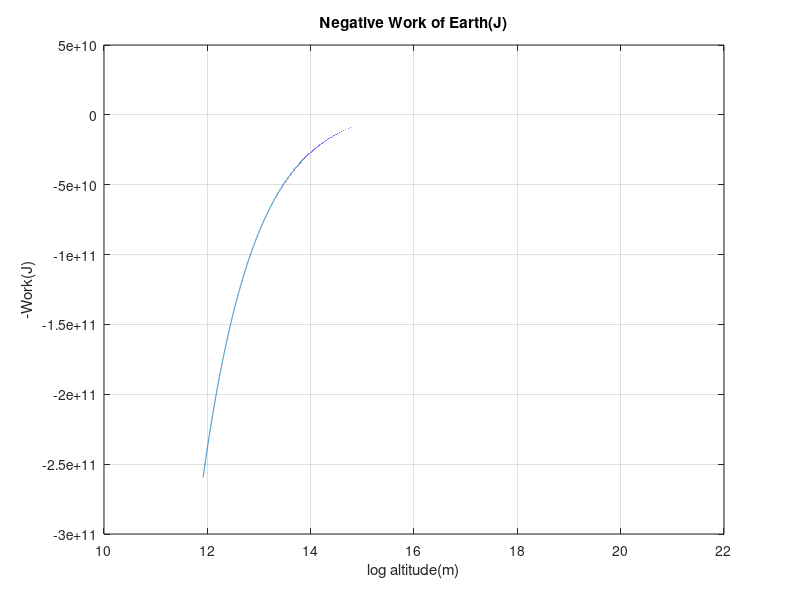
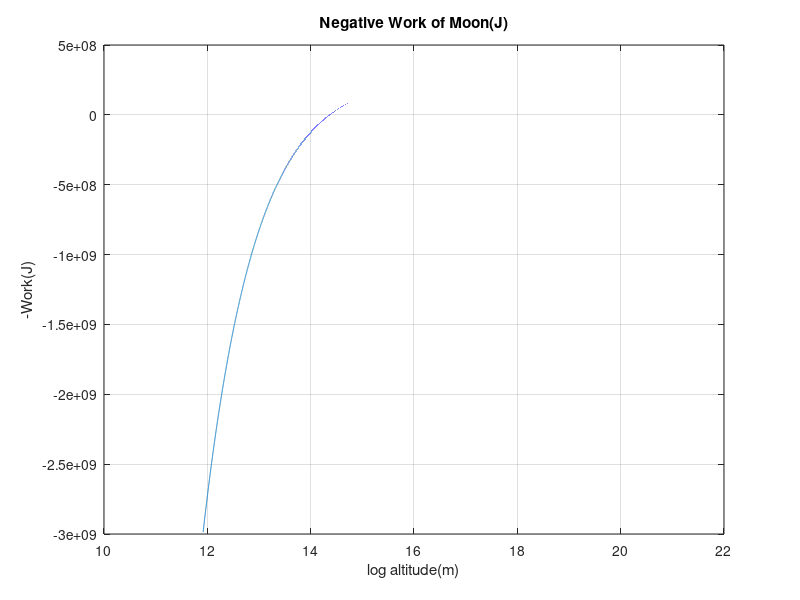
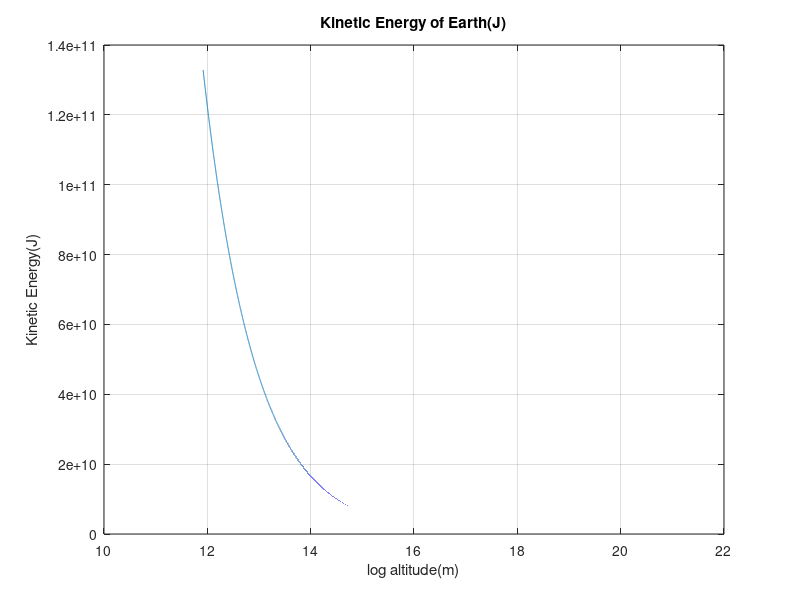
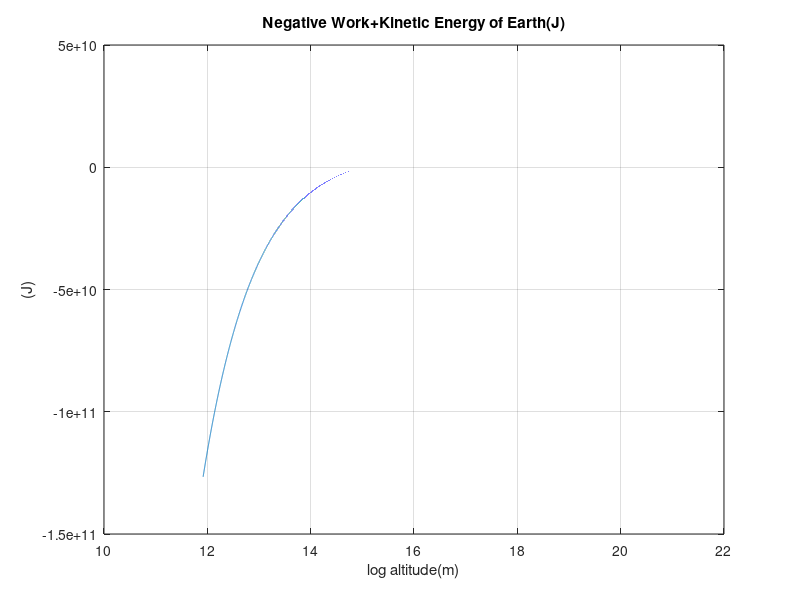

Write the MATLAB code that produced these figures, in order.
%Andy Perez Energy with respect to Altitude
G=6.674*10^-11; %m^3/kgs^2
mE=5.972*10^24 ;%kg
mM=7.346*10^22; %kg
rE=6.371*10^6; %m
rM=1.7375*10^6; %m
m=100 ;%kg
y=150*10^3:100:1000000*10^3;
%F=(m*G*mE)./(y.^2);
W2=(m*G*mE).*((1./y)-(1/rE));
%W=F.*y;
lny=log(y);
%figure
%plot(lny,-W)
figure
plot(lny,-W2)
title('Negative Work of Earth(J)')
xlabel('log altitude(m)')
ylabel('-Work(J)')
grid on
%2
W3=(m*G*mM).*((1./y)-(1/rM));
figure
plot(lny,-W3)
title('Negative Work of Moon(J)')
xlabel('log altitude(m)')
ylabel('-Work(J)')
grid on
%3
v=(G*mE./(y)).^.5;
Ke=.5*m.*v.^2;
figure
plot(lny,Ke)
title('Kinetic Energy of Earth(J)')
xlabel('log altitude(m)')
ylabel('Kinetic Energy(J)')
grid on
%4
four=Ke-W2;
figure
plot(lny,four)
title('Negative Work+Kinetic Energy of Earth(J)')
xlabel('log altitude(m)')
ylabel('(J)')
grid on
